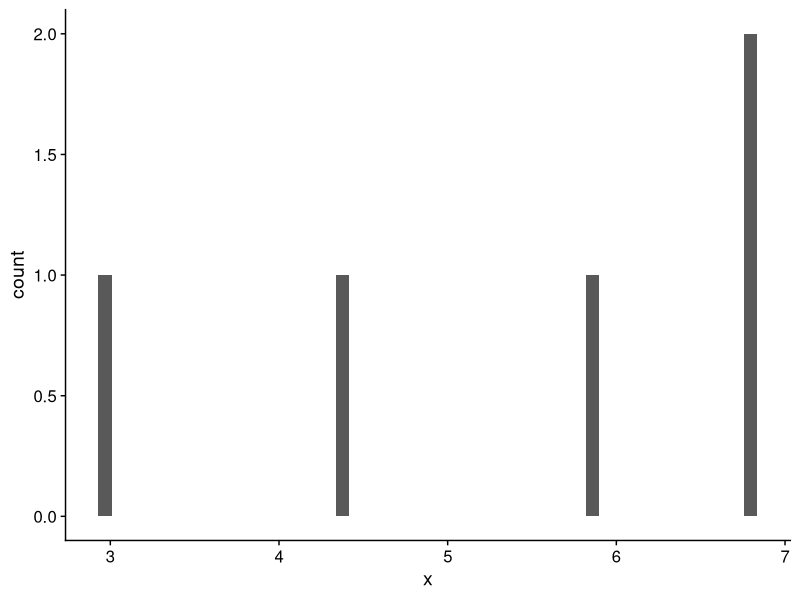
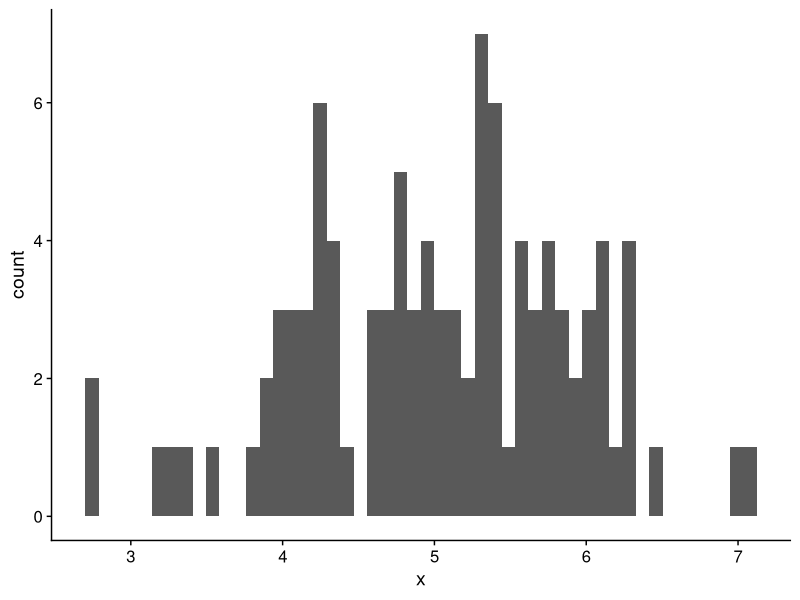
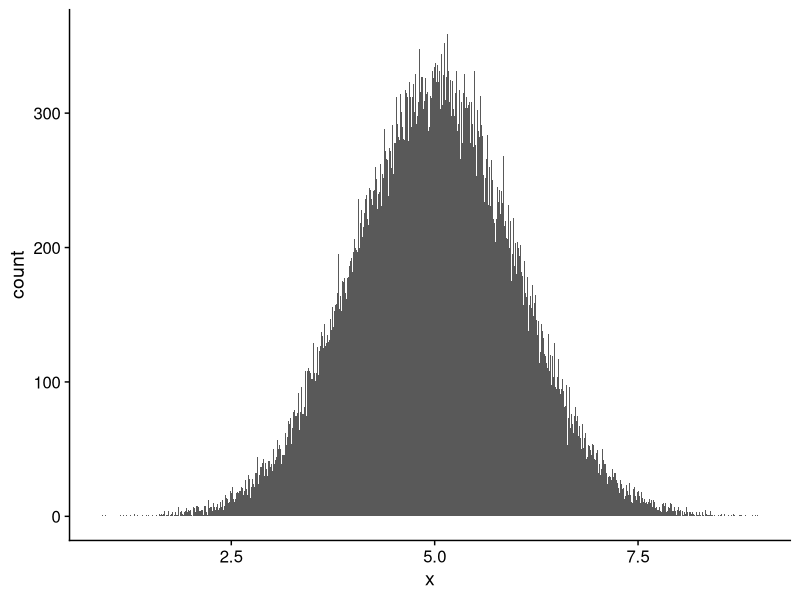
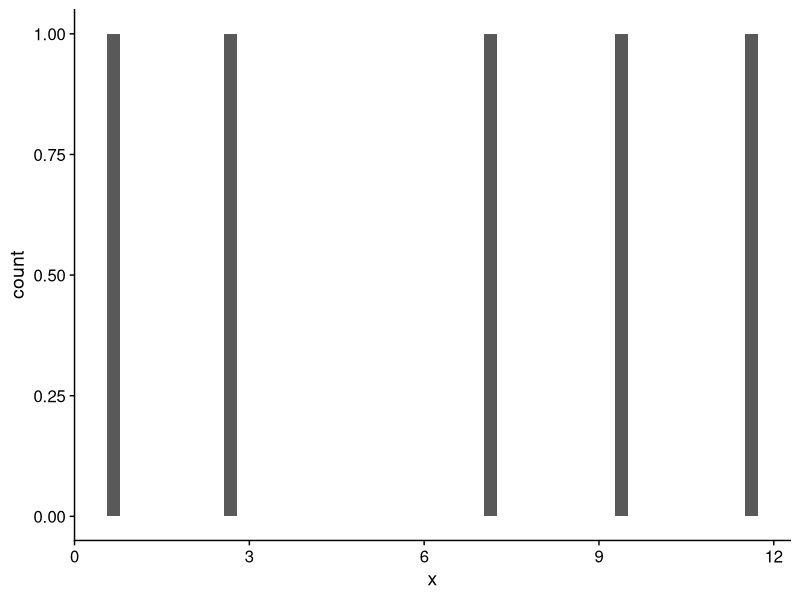
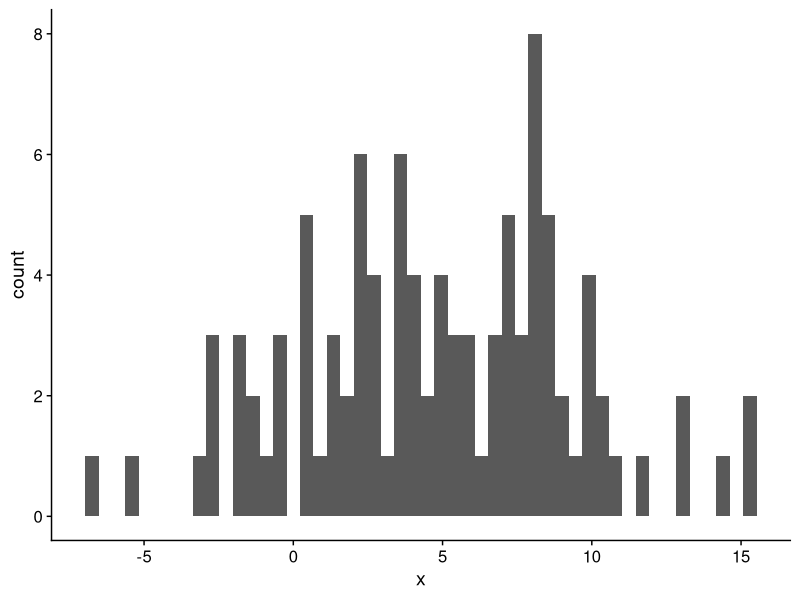
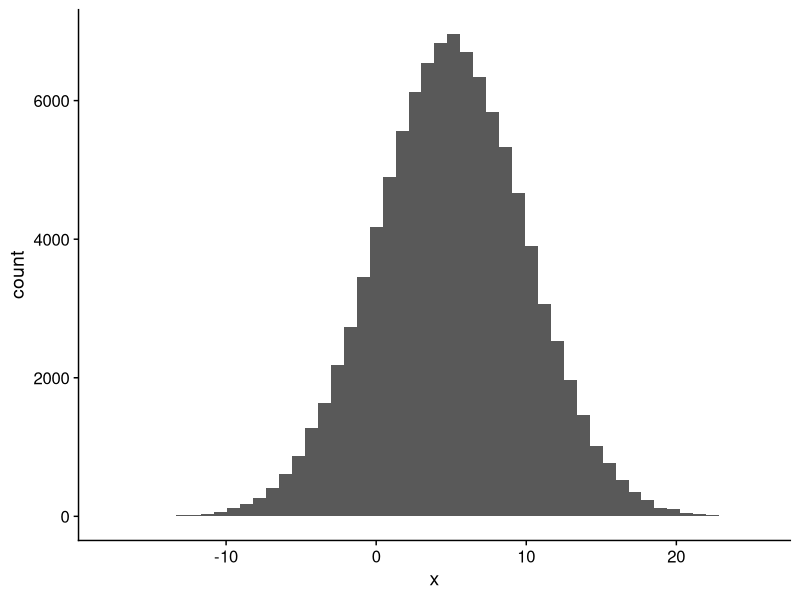
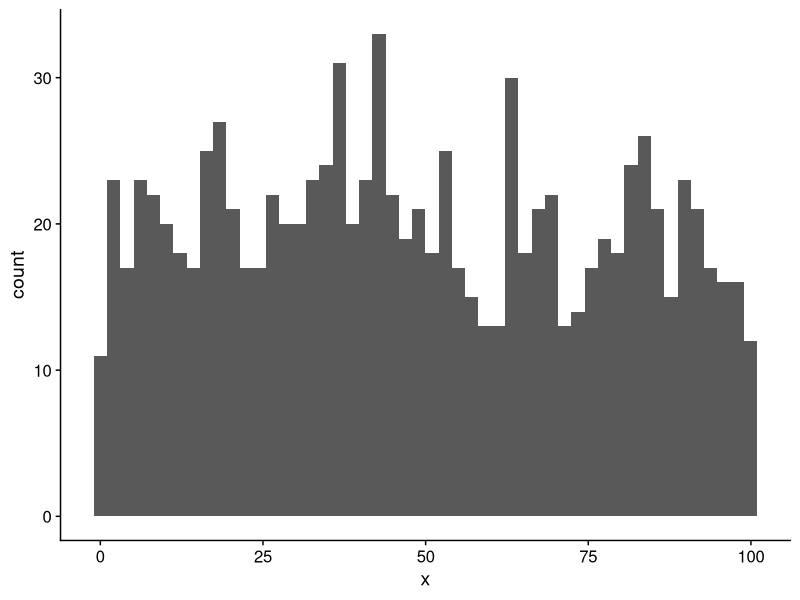
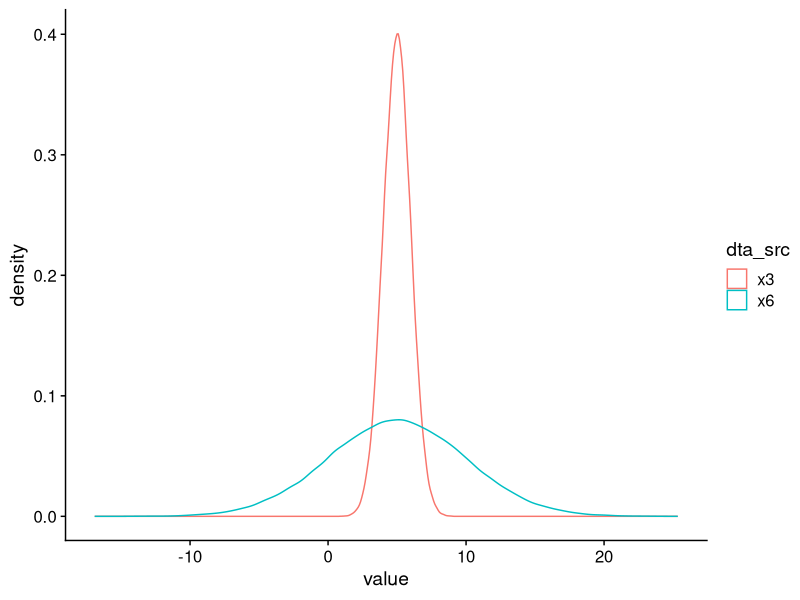

R code for these plots, in order:
## ---- chunk 1
#| label: setup
#| message: false
#| warning: false

library(tidyverse)
library(readxl)
library(cowplot)
theme_set(theme_cowplot())
## ---- chunk 2
total <- 1000 #people in population

tpos <- 0.75 # 75 percent with cancer test positive (True positive)

fneg <- 0.25 # 25% of people who have cancer get a negative result (false negative)

fpos <- 0.07 # 7% of people who don't have cancer get a positive test result (false positive)

fneg <- 0.93 # 93% of people who don't have cancer get a negative result (true negative)

# Total with cancer

cancer <- 0.04*total
print(cancer)

# Total with no cancer

ncancer <- 0.96*total
print(ncancer)

# Positive tests among cancer group

pc <- cancer*tpos
print(pc)

# Positive tests among no cancer group

pnc <- ncancer*fpos
print(pnc)

# Total positive tests
totalpos <- pc + pnc
print(totalpos)

# Ratio of true positives to total positives
ratios <- pc/totalpos
print(ratios)
## ---- chunk 3
(0.03*0.04)/0.0972 

((pc*cancer)/totalpos)/1000 #the same as above but with numbers for the 1000 population
## ---- chunk 4
#1. when only 1% have cancer

total <- 1000 #people in population

tpos <- 0.75 # 75 percent with cancer test positive (True positive)

fneg <- 0.25 # 25% of people who have cancer get a negative result (false negative)

fpos <- 0.07 # 7% of people who don't have cancer get a positive test result (false positive)

fneg <- 0.93 # 93% of people who don't have cancer get a negative result (true negative)

# Total with cancer

cancer <- 0.01*total
print(cancer)

# Total with no cancer

ncancer <- 0.96*total
print(ncancer)

# Positive tests among cancer group

pc <- cancer*tpos
print(pc)

# Positive tests among no cancer group

pnc <- ncancer*fpos
print(pnc)

# Total positive tests
totalpos <- pc + pnc
print(totalpos)

# Ratio of true positives to total positives
ratios <- pc/totalpos
print(ratios)

((pc*cancer)/totalpos)/1000 #the same as above but with numbers for the 1000 population

## ---- chunk 5
#2. The true positive rate for the PSA test is 95%, but the other values are the same as above

total <- 1000 #people in population

tpos <- 0.95 # 95 percent with cancer test positive (True positive)

fneg <- 0.05 # 5% of people who have cancer get a negative result (false negative)

fpos <- 0.07 # 7% of people who don't have cancer get a positive test result (false positive)

fneg <- 0.93 # 93% of people who don't have cancer get a negative result (true negative)

# Total with cancer

cancer <- 0.04*total
print(cancer)

# Total with no cancer

ncancer <- 0.96*total
print(ncancer)

# Positive tests among cancer group

pc <- cancer*tpos
print(pc)

# Positive tests among no cancer group

pnc <- ncancer*fpos
print(pnc)

# Total positive tests
totalpos <- pc + pnc
print(totalpos)

# Ratio of true positives to total positives
ratios <- pc/totalpos
print(ratios)

((pc*cancer)/totalpos)/1000 #the same as above but with numbers for the 1000 population

## ---- chunk 6
#3. The false positive rate is 1%, but the other values are the same as above

total <- 1000 #people in population

tpos <- 0.75 # 75 percent with cancer test positive (True positive)

fneg <- 0.25 # 25% of people who have cancer get a negative result (false negative)

fpos <- 0.01 # 1% of people who don't have cancer get a positive test result (false positive)

fneg <- 0.99 # 99% of people who don't have cancer get a negative result (true negative)

# Total with cancer

cancer <- 0.04*total
print(cancer)

# Total with no cancer

ncancer <- 0.96*total
print(ncancer)

# Positive tests among cancer group

pc <- cancer*tpos
print(pc)

# Positive tests among no cancer group

pnc <- ncancer*fpos
print(pnc)

# Total positive tests
totalpos <- pc + pnc
print(totalpos)

# Ratio of true positives to total positives
ratios <- pc/totalpos
print(ratios)

((pc*cancer)/totalpos)/1000 #the same as above but with numbers for the 1000 population
## ---- chunk 7
AA <- rnorm(5, mean = 0, sd =1)
BB <- rnorm(5, mean = 0, sd =1)

AA
BB
## ---- chunk 8
set.seed(58)
AA <- rnorm(5, mean = 0, sd =1)
BB <- rnorm(5, mean = 0, sd =1)

AA
BB

## ---- chunk 9
set.seed(58)
AA <- rnorm(5, mean = 0, sd =1)

set.seed(58)
BB <- rnorm(5, mean = 0, sd =1)

AA
BB

## ---- chunk 10
set.seed(592777)
pp_all <- tibble(
  id = letters[1:26],
  tx = sample(c('Treatment', 'Control'), 26, replace = TRUE)
)
## ---- chunk 11
sample(pp_all$id, 5, replace = FALSE)

pp_all |>
slice_sample(n=5)
## ---- chunk 12

pp_all |>
  slice_sample(prop = 0.5)
## ---- chunk 13
#1. 5 values from a normal distribution with a mean of 5 and a standard deviation of 1

x1 <- rnorm(5, 5, 1)

ggplot(tibble(x=x1), aes(x)) +
  geom_histogram(bins=50)

#2. 100 values from a normal distribution with a mean of 5 and a standard deviation of 1

x2 <- rnorm(100, 5, 1)

ggplot(tibble(x=x2), aes(x)) +
  geom_histogram(bins=50)

#3. 100000 values from a normal distribution with a mean of 5 and a standard deviation of 1
x3 <- rnorm(100000, 5, 1)

ggplot(tibble(x=x3), aes(x)) +
  geom_histogram(bins=1000)

#4. 5 values from a normal distribution with a mean of 5 and a standard deviation of 5
x4 <- rnorm(5, 5, 5)

ggplot(tibble(x=x4), aes(x)) +
  geom_histogram(bins=50)

#5. 100 values from a normal distribution with a mean of 5 and a standard deviation of 5
x5 <- rnorm(100, 5, 5)

ggplot(tibble(x=x5), aes(x)) +
  geom_histogram(bins=50)

#6. 100000 values from a normal distribution with a mean of 5 and a standard deviation of 5
x6 <- rnorm(100000, 5, 5)

ggplot(tibble(x=x6), aes(x)) +
  geom_histogram(bins=50)

#7.  1000 values from a uniform distribution with a minimum of 0 and maximum of 100.
x7 <- runif(1000, 0, 100)
ggplot(tibble(x=x7), aes(x)) +
  geom_histogram(bins=50)
## ---- chunk 14
x3tibble <- tibble(value = x3)
x3tibble <- x3tibble |>
  mutate(dta_src = "x3")

x6tibble <- tibble(value = x6)
x6tibble <- x6tibble |>
  mutate(dta_src = "x6")

x36 <- bind_rows(x6tibble, x3tibble)

x36 |>
  ggplot(aes(x= value, color = dta_src)) +
  geom_density()
## ---- chunk 15

# With vertical line at x = 7
x36 |>
ggplot(aes(x = value, color = dta_src)) +
  geom_density() + 
  geom_vline(xintercept = 7)

## ---- chunk 16
print(mean(x36 > 7))

print(mean(x3 >7))

print(mean(x6 >7))
## ---- chunk 17
pnorm(7, mean = 5, sd = 1, lower.tail = FALSE)
pnorm(7, mean = 5, sd = 5, lower.tail = FALSE)
